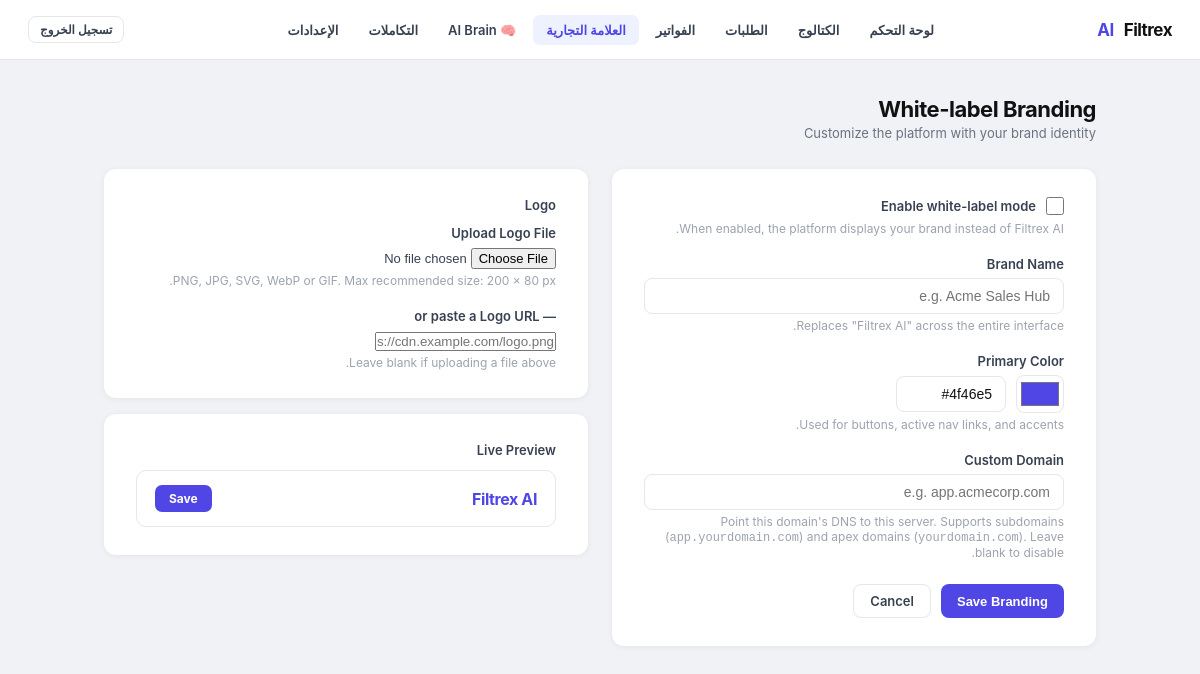
Page /admin/branding (signed in) on the committed database.
### tables this page shows
CREATE TABLE clients (
                id                INTEGER PRIMARY KEY AUTOINCREMENT,
                name              TEXT NOT NULL,
                business_type     TEXT DEFAULT 'clinic',
                default_language  TEXT DEFAULT 'ar',
                currency          TEXT DEFAULT 'MAD',
                timezone          TEXT DEFAULT 'Africa/Casablanca',
                admin_whatsapp    TEXT,
                ultramsg_instance TEXT,
                ultramsg_token    TEXT,
                is_active         INTEGER DEFAULT 1,
                created_at        TEXT DEFAULT (datetime('now'))
            , whatsapp_connected INTEGER DEFAULT 0, onboarding_step INTEGER DEFAULT 0, referral_code   TEXT, referred_by     INTEGER, referral_count  INTEGER DEFAULT 0, brand_name          TEXT, logo_url            TEXT, primary_color       TEXT DEFAULT '#4f46e5', custom_domain       TEXT, white_label_enabled INTEGER DEFAULT 0, business_whatsapp_number TEXT, whatsapp_connection_status TEXT DEFAULT 'not_connected', whatsapp_provider TEXT DEFAULT 'ultramsg', plan TEXT DEFAULT 'free', subscription_id TEXT, subscription_status TEXT DEFAULT 'inactive', is_trial          INTEGER DEFAULT 0, trial_started_at  TEXT, trial_ends_at     TEXT, affiliate_enabled  INTEGER DEFAULT 1, affiliate_code     TEXT, affiliate_earnings REAL    DEFAULT 0.0, affiliate_rate     REAL    DEFAULT 0.20, assistant_tone        TEXT DEFAULT 'friendly', assistant_goal        TEXT DEFAULT 'book_appointments', business_description  TEXT DEFAULT '', policies              TEXT DEFAULT '', fallback_message      TEXT DEFAULT '', trial_reminder_day  INTEGER DEFAULT 0);

### app.py (the view, shortened to what this page needs)
@app.route("/admin/branding", methods=["GET", "POST"])
def admin_branding():
    guard = _admin_guard()
    if guard:
        return guard
    cid = _session_client_id()
    con = get_db_connection()
    try:
        client = con.execute("SELECT * FROM clients WHERE id=?", (cid,)).fetchone()
    finally:
        con.close()
    error = None
    success = None
    con = get_db_connection()
    try:
        client = con.execute("SELECT * FROM clients WHERE id=?", (cid,)).fetchone()
    finally:
        con.close()
    return render_template("admin/branding.html", client=client,
                           error=error, active="branding")

### app.py (called while the page is built, shortened)
@app.context_processor
def _inject_branding():
    return {"branding": getattr(g, "branding", {"brand_name": "Filtrex AI",
                                                  "logo_url": None,
                                                  "primary_color": "#4f46e5",
                                                  "white_label_enabled": 0})}

def t(key, lang="en"):
    lang = lang if lang in TRANSLATIONS else "en"
    return TRANSLATIONS[lang].get(key) or TRANSLATIONS["en"].get(key, key)

@app.context_processor
def _inject_lang():
    cid = session.get("client_id")
    lang = "en"
    if cid:
        _con = sqlite3.connect("bookings.db", timeout=10)
        _con.row_factory = sqlite3.Row
        try:
            _row = _con.execute(
                "SELECT default_language FROM clients WHERE id=?", (cid,)
            ).fetchone()
        finally:
            _con.close()
        if _row:
            lang = _row["default_language"] or "en"
    return {"lang": lang, "t": t}

@app.context_processor
def _inject_trial_info():
    try:
        cid = session.get("client_id")
        if cid:
            _client = get_client(cid)
            return {"trial_info": get_trial_status(_client)}
    except Exception:
        pass
    return {"trial_info": None}

def get_db_connection():
    con = sqlite3.connect(DB_FILE, timeout=10)
    con.row_factory = sqlite3.Row
    return con

def _session_client_id():
    cid = session.get("client_id")
    return int(cid) if cid else CLIENT_ID

def get_client(client_id=CLIENT_ID):
    con = get_db_connection()
    try:
        row = con.execute("SELECT * FROM clients WHERE id=?", (client_id,)).fetchone()
    finally:
        con.close()
    return dict(row) if row else {}

def get_trial_status(client):
    if not client or not client.get("is_trial"):
        return {"is_trial": False, "active": False, "expired": False}

def _admin_guard():
    if not session.get("logged_in"):
        return redirect(url_for("login"))
    cid = session.get("client_id")
    if cid:
        print(f"[AUTH_CLIENT_ID] client_id={cid} path={request.path}")
    return None

### templates/admin/branding.html (shortened to what this page needs)
{% extends "admin/layout.html" %}
{% block content %}
<div class="page-head">
  <div>
    <div class="page-title">White-label Branding</div>
    <div class="page-sub">Customize the platform with your brand identity</div>
  </div>
</div>
<form method="POST" enctype="multipart/form-data">
  <div style="display:grid;grid-template-columns:1fr 1fr;gap:24px;align-items:start;">
    <div class="form-card" style="max-width:100%">
      <div class="form-row">
        <label style="display:flex;align-items:center;gap:10px;cursor:pointer;">
          <input type="checkbox" name="white_label_enabled" value="1"
                 style="width:18px;height:18px;accent-color:{{ branding.primary_color }};cursor:pointer;" />
          <span>Enable white-label mode</span>
        </label>
        <div class="form-hint">When enabled, the platform displays your brand instead of Filtrex AI.</div>
      </div>
      <div class="form-row">
        <label for="brand_name">Brand Name</label>
        <input type="text" id="brand_name" name="brand_name"
               value="{{ client['brand_name'] or '' if client else '' }}"
               placeholder="e.g. Acme Sales Hub" maxlength="80" />
        <div class="form-hint">Replaces "Filtrex AI" across the entire interface.</div>
      </div>
      <div class="form-row">
        <label for="primary_color">Primary Color</label>
        <div style="display:flex;align-items:center;gap:10px;">
          <input type="color" id="primary_color" name="primary_color"
                 value="{{ client['primary_color'] or '#4f46e5' if client else '#4f46e5' }}"
                 style="width:48px;height:38px;padding:2px;border:1.5px solid #e5e7eb;
                        border-radius:8px;cursor:pointer;background:#fff;" />
          <input type="text" id="primary_color_hex" placeholder="#4f46e5" maxlength="7"
                 value="{{ client['primary_color'] or '#4f46e5' if client else '#4f46e5' }}"
                 style="width:110px;"
                 oninput="document.getElementById('primary_color').value=this.value" />
        </div>
        <div class="form-hint">Used for buttons, active nav links, and accents.</div>
      </div>
      <div class="form-row">
        <label for="custom_domain">Custom Domain</label>
        <input type="text" id="custom_domain" name="custom_domain"
               value="{{ client['custom_domain'] or '' if client else '' }}"
               placeholder="e.g. app.acmecorp.com" maxlength="253" />
        <div class="form-hint">
          Point this domain's DNS to this server. Supports subdomains
          (<code>app.yourdomain.com</code>) and apex domains (<code>yourdomain.com</code>).
          Leave blank to disable.
        </div>
      </div>
      <div class="form-actions">
        <button type="submit" class="btn btn-primary">Save Branding</button>
        <a href="/admin/dashboard" class="btn btn-ghost">Cancel</a>
      </div>
    </div>
    <div>
      <div class="form-card" style="max-width:100%;margin-bottom:16px;">
        <div style="font-size:13px;font-weight:600;color:#374151;margin-bottom:12px;">Logo</div>
        <div class="form-row">
          <label>Upload Logo File</label>
          <input type="file" name="logo_file" accept=".png,.jpg,.jpeg,.gif,.webp,.svg"
                 style="font-size:13px;color:#374151;" />
          <div class="form-hint">PNG, JPG, SVG, WebP or GIF. Max recommended size: 200 × 80 px.</div>
        </div>
        <div class="form-row" style="margin-bottom:0">
          <label for="logo_url_field">— or paste a Logo URL</label>
          <input type="url" id="logo_url_field" name="logo_url_field"
                 value="{{ client['logo_url'] or '' if (client and client['logo_url'] and not client['logo_url'].startswith('/static/')) else '' }}"
                 placeholder="https://cdn.example.com/logo.png" />
          <div class="form-hint">Leave blank if uploading a file above.</div>
        </div>
      </div>
      <div class="form-card" style="max-width:100%;">
        <div style="font-size:13px;font-weight:600;color:#374151;margin-bottom:12px;">Live Preview</div>
        <div id="preview-bar"
             style="background:#fff;border:1.5px solid #e5e7eb;border-radius:10px;
                    padding:14px 18px;display:flex;align-items:center;gap:12px;">
          <div id="preview-logo-wrap" style="font-size:16px;font-weight:700;letter-spacing:-.4px;"></div>
          <div id="preview-btn"
               style="padding:6px 14px;border-radius:7px;font-size:12px;font-weight:700;color:#fff;display:inline-block;">
            Save
          </div>
        </div>
      </div>
    </div>
  </div>
</form>
{% endblock %}

### templates/admin/layout.html (shortened to what this page needs)
<!DOCTYPE html>
<html lang="{{ lang }}" dir="{{ 'rtl' if lang == 'ar' else 'ltr' }}">
<head>
</head>
<body>
<nav class="nav">
  <div class="nav-brand">
    {% if branding.logo_url %}
      <img src="{{ branding.logo_url }}" alt="{{ branding.brand_name }}"
           style="height:32px;width:auto;object-fit:contain;border-radius:4px;" />
    {% else %}
      {% set _parts = branding.brand_name.split() %}
      {% if _parts|length >= 2 %}
        {{ _parts[:-1]|join(' ') }} <span>{{ _parts[-1] }}</span>
      {% else %}
        <span>{{ branding.brand_name }}</span>
      {% endif %}
    {% endif %}
  </div>
  <div class="nav-links">
    <a href="/admin/dashboard" class="nav-link {% if active=='dashboard' %}active{% endif %}">{{ t("nav_dashboard", lang) }}</a>
    <a href="/admin/catalog" class="nav-link {% if active=='catalog' %}active{% endif %}">{{ t("nav_catalog", lang) }}</a>
    <a href="/admin/orders" class="nav-link {% if active=='orders' %}active{% endif %}">{{ t("nav_orders", lang) }}</a>
    <a href="/admin/billing" class="nav-link {% if active=='billing' %}active{% endif %}">{{ t("nav_billing", lang) }}</a>
    <a href="/admin/branding" class="nav-link {% if active=='branding' %}active{% endif %}">{{ t("nav_branding", lang) }}</a>
    <a href="/admin/ai-brain" class="nav-link {% if active=='ai-brain' %}active{% endif %}">🧠 AI Brain</a>
    <a href="/admin/integrations" class="nav-link {% if active=='integrations' %}active{% endif %}">{{ t("nav_integrations", lang) }}</a>
    <a href="/admin/settings" class="nav-link {% if active=='settings' %}active{% endif %}">{{ t("nav_settings", lang) }}</a>
  </div>
  <div class="nav-right">
    <a href="/logout" class="btn btn-ghost btn-sm">{{ t("nav_logout", lang) }}</a>
  </div>
</nav>
<div class="shell">
  {% block content %}{% endblock %}
</div>
</body>
</html>

### rows in the picture
clients: default_language "لوحة التحكم", default_language "الكتالوج", default_language "الطلبات", default_language "الفواتير", default_language "العلامة التجارية", default_language "التكاملات", default_language "الإعدادات", default_language "تسجيل الخروج", primary_color "#4f46e5"

### other values in the picture
{{ _parts[:-1]|join(' ') }} "Filtrex"
{{ _parts[-1] }} "AI"
